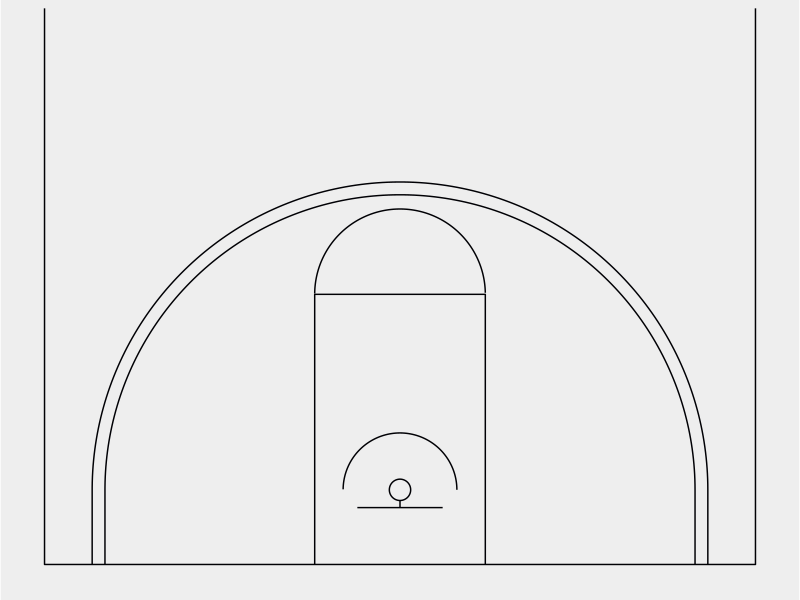
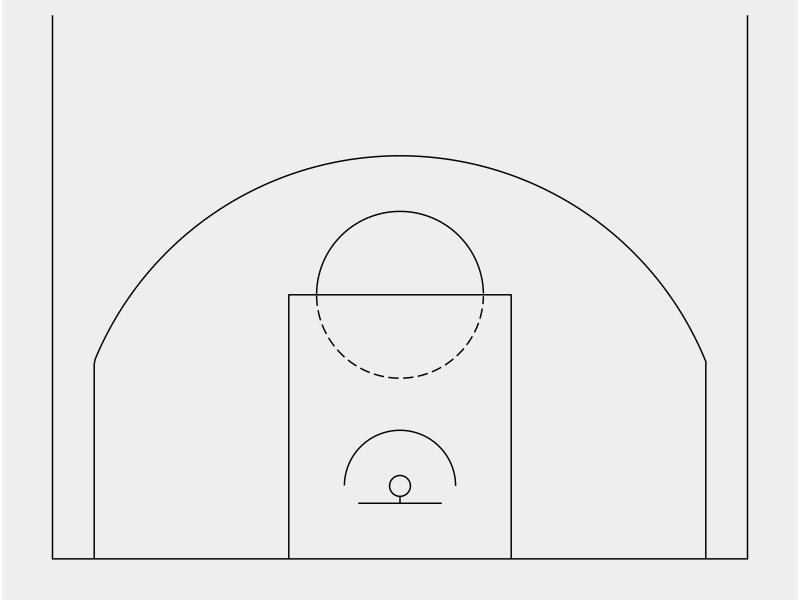

These figures' R source, in order:
# plot NBA/NCAA basketball courts

library(data.table)
library(tidyverse)

circle_points = function(center = c(0, 0), radius = 1, npoints = 360) {
  angles = seq(0, 2 * pi, length.out = npoints)
  
  data_frame(
    x = center[1] + radius * cos(angles),
    y = center[2] + radius * sin(angles)
  )
}

width = 50
height = 94 / 2
key_height = 19
inner_key_width = 12
outer_key_width = 16
backboard_width = 6
backboard_offset = 4
neck_length = 0.5
hoop_radius = 0.75
hoop_center_y = backboard_offset + neck_length + hoop_radius
three_point_radius = 23.75
three_point_side_radius = 22
three_point_side_height = 14
college_three_radius = 20.75
college_three_radius_2020 = 21.65

court_points = data_frame(
  x = c(width / 2, width / 2, -width / 2, -width / 2, width / 2),
  y = c(height, 0, 0, height, height),
  desc = "perimeter"
)

court_points = bind_rows(court_points , data_frame(
  x = c(outer_key_width / 2, outer_key_width / 2, -outer_key_width / 2, -outer_key_width / 2),
  y = c(0, key_height, key_height, 0),
  desc = "outer_key"
))

court_points = bind_rows(court_points , data_frame(
  x = c(-backboard_width / 2, backboard_width / 2),
  y = c(backboard_offset, backboard_offset),
  desc = "backboard"
))

court_points = bind_rows(court_points , data_frame(
  x = c(0, 0),
  y = c(backboard_offset, backboard_offset + neck_length),
  desc = "neck"
))

foul_circle = circle_points(center = c(0, key_height), radius = inner_key_width / 2)

foul_circle_top = filter(foul_circle, y > key_height) %>%
  mutate(desc = "foul_circle_top")

foul_circle_bottom = filter(foul_circle, y < key_height) %>%
  mutate(desc = "foul_circle_bottom")

hoop = circle_points(center = c(0, hoop_center_y), radius = hoop_radius) %>%
  mutate(desc = "hoop")

restricted = circle_points(center = c(0, hoop_center_y), radius = 4) %>%
  filter(y >= hoop_center_y) %>%
  mutate(desc = "restricted")

three_point_circle = circle_points(center = c(0, hoop_center_y), radius = three_point_radius) %>%
  filter(y >= three_point_side_height)

college_three_circle = circle_points(center = c(0, hoop_center_y), radius = college_three_radius) %>%
  filter(y >= hoop_center_y)

college_three_circle_2020 = circle_points(center = c(0, hoop_center_y), radius = college_three_radius_2020) %>%
  filter(y >= hoop_center_y)

three_point_line = data_frame(
  x = c(three_point_side_radius, three_point_side_radius, three_point_circle$x, -three_point_side_radius, -three_point_side_radius),
  y = c(0, three_point_side_height, three_point_circle$y, three_point_side_height, 0),
  desc = "three_point_line"
)

college_three_line = data_frame(
  x = c(college_three_radius, college_three_radius, college_three_circle$x, -college_three_radius, -college_three_radius ),
  y = c(0, hoop_center_y, college_three_circle$y, hoop_center_y, 0),
  desc = "college_three_line"
)

college_three_line_2020 = data_frame(
  x = c(college_three_radius_2020, college_three_radius_2020, college_three_circle_2020$x, -college_three_radius_2020 , -college_three_radius_2020),
  y = c(0, hoop_center_y, college_three_circle_2020$y, hoop_center_y, 0),
  desc = "college_three_line_2020"
)

college_key = data_frame(
  x = c(inner_key_width / 2, inner_key_width / 2, -inner_key_width / 2, -inner_key_width / 2),
  y = c(0, key_height, key_height, 0),
  desc = "college_key"
)

court_points = bind_rows(
  court_points,
  foul_circle_top,
  foul_circle_bottom,
  hoop,
  restricted,
  three_point_line,
  college_three_line,
  college_three_line_2020,
  college_key
) %>%
  mutate(dash = (desc == "foul_circle_bottom"))

nba_court_points = court_points %>%
  filter(!(desc %in% c("college_three_line","college_three_line_2020", "college_key")))

college_court_points = court_points %>%
  filter(!(desc %in% c("three_point_line", "foul_circle_bottom", "outer_key")))

court_bg_color = "#EEEEEE" 
court_lines_color = "#000004"

theme_court = function(base_size = 12) {
  theme_bw(base_size) +
    theme(
      #text = element_text(color = "#f0f0f0"),
      plot.background = element_rect(fill = court_bg_color, color = court_bg_color),
      panel.background = element_rect(fill = court_bg_color, color = court_bg_color),
      panel.grid = element_blank(),
      panel.border = element_blank(),
      axis.text = element_blank(),
      axis.title = element_blank(),
      axis.ticks.length = unit(0, "lines"),
      #legend.background = element_rect(fill = court_bg_color, color = court_bg_color),
      #legend.position = "bottom",
      #legend.key = element_blank(),
      legend.text = element_text(size = rel(1.0))
    )
}


nba_court = ggplot() +
  geom_path(data = nba_court_points,
            aes(x = x, y = y - 5.25, group = desc, linetype = dash),
            color = court_lines_color) +
  scale_linetype_manual(values = c("solid", "longdash"), guide = FALSE) +
  coord_fixed(ylim = c(-5.25, 32), xlim = c(-25, 25)) +
  theme_court(base_size = 22)

college_court = ggplot() +
  geom_path(data = college_court_points,
            aes(x = x, y = y - 5.25, group = desc),
            color = court_lines_color) +
  coord_fixed(ylim = c(-5.3, 32), xlim = c(-25, 25)) +
  theme_court(base_size = 12)
